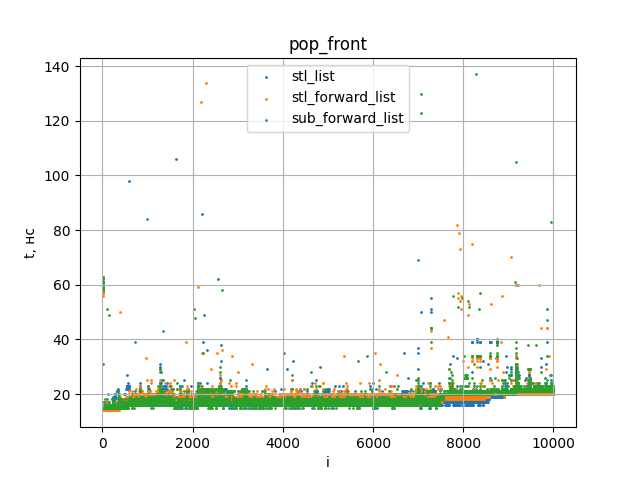

Write the Python code that produced this figure.
from matplotlib import pyplot as plt
import pandas as pd
import numpy as np

data = np.array(pd.read_csv("inf_cont/t4/4.csv"))

plt.scatter(data[:, 0], data[:, 1], label="stl_list", s=1)
plt.scatter(data[:, 0], data[:, 2], label='stl_forward_list', s=1)
plt.scatter(data[:, 0], data[:, 3], label='sub_forward_list', s=1)

plt.grid()

plt.legend()

plt.xlabel('i')
plt.ylabel('t, нс')     

plt.title("pop_front")
    
plt.savefig('inf_cont/t4/4.png')

plt.show()
